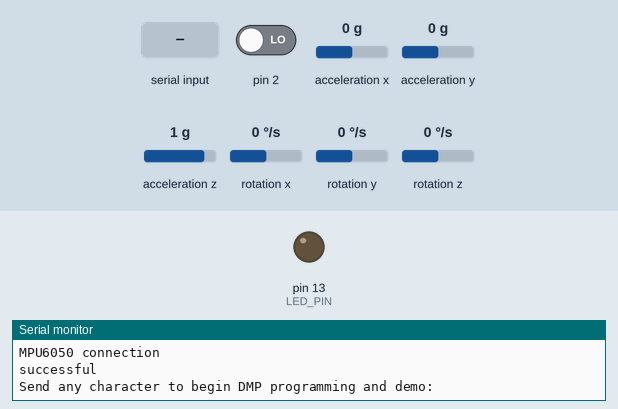
This sketch was run on a simulated Arduino Uno, built with avr-gcc and run on an emulated ATmega328P. On the bench: output pins drawn as LEDs (lit = HIGH), the last lines printed to the serial monitor. Dashed ring = blinking. Inputs (shaded band) come from the test bench; at power-on: acceleration x 0 g, acceleration y 0 g, acceleration z 1 g, rotation z 0 °/s, pin 2 LOW, rotation x 0 °/s, rotation y 0 °/s. The sensor or clock chip raises its interrupt line as the real part does.

Above: at 0.9 s.
1.0 s: "1" received over Serial
At 1.96 s:
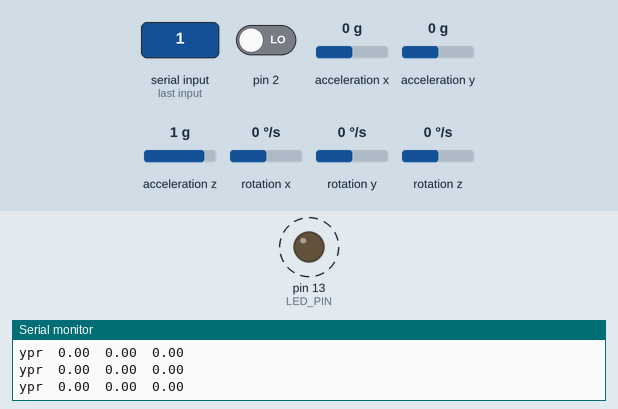
4.0 s: acceleration x set to -1.4 g
7.0 s: acceleration y set to 0.8 g
10.0 s: acceleration z set to -1.4 g
13.0 s: rotation z set to -192 °/s
Timing chart, 0 to 17.0 s (numbered marks = the images above; inputs shaded):
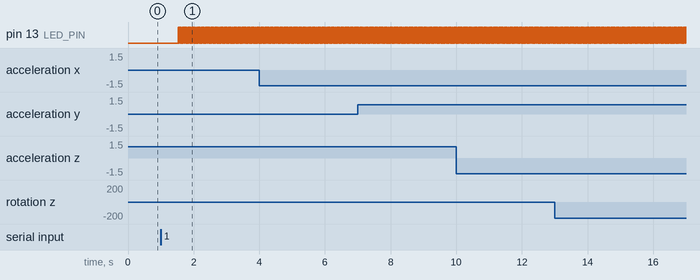

Measured:
- after the input at 1.0 s, pin 13 (LED_PIN): alternates HIGH for 0.02 s and LOW for 0.02 s, starting after 0.53 s

The sketch:

mpu6050_teapot.ino
```cpp
// I2C device class (I2Cdev) demonstration Arduino sketch for MPU6050 class
// using DMP (MotionApps v2.0)
// 6/21/2012 by Jeff Rowberg <jeff@rowberg.net>

/* ============================================
I2Cdev device library code is placed under the MIT license
Copyright (c) 2012 Jeff Rowberg

Permission is hereby granted, free of charge, to any person obtaining a copy
of this software and associated documentation files (the "Software"), to deal
in the Software without restriction, including without limitation the rights
to use, copy, modify, merge, publish, distribute, sublicense, and/or sell
copies of the Software, and to permit persons to whom the Software is
furnished to do so, subject to the following conditions:

The above copyright notice and this permission notice shall be included in
all copies or substantial portions of the Software.

THE SOFTWARE IS PROVIDED "AS IS", WITHOUT WARRANTY OF ANY KIND, EXPRESS OR
IMPLIED, INCLUDING BUT NOT LIMITED TO THE WARRANTIES OF MERCHANTABILITY,
FITNESS FOR A PARTICULAR PURPOSE AND NONINFRINGEMENT. IN NO EVENT SHALL THE
AUTHORS OR COPYRIGHT HOLDERS BE LIABLE FOR ANY CLAIM, DAMAGES OR OTHER
LIABILITY, WHETHER IN AN ACTION OF CONTRACT, TORT OR OTHERWISE, ARISING FROM,
OUT OF OR IN CONNECTION WITH THE SOFTWARE OR THE USE OR OTHER DEALINGS IN
THE SOFTWARE.
===============================================
*/

// I2Cdev and MPU6050 must be installed as libraries, or else the .cpp/.h files
// for both classes must be in the include path of your project
#include "I2Cdev.h"

#include "MPU6050_6Axis_MotionApps20.h"

// Arduino Wire library is required if I2Cdev I2CDEV_ARDUINO_WIRE implementation
// is used in I2Cdev.h
#if I2CDEV_IMPLEMENTATION == I2CDEV_ARDUINO_WIRE
    #include "Wire.h"
#endif

// class default I2C address is 0x68
// specific I2C addresses may be passed as a parameter here
// AD0 low = 0x68 (default for SparkFun breakout and InvenSense evaluation board)
// AD0 high = 0x69
MPU6050 mpu;
//MPU6050 mpu(0x69); // <-- use for AD0 high

/* =========================================================================
   NOTE: In addition to connection 3.3v, GND, SDA, and SCL, this sketch
   depends on the MPU-6050's INT pin being connected to the Arduino's
   external interrupt #0 pin. On the Arduino Uno and Mega 2560, this is
   digital I/O pin 2.

   For the Galileo Gen1/2 Boards, there is no INT pin support. Therefore
   the INT pin does not need to be connected, but you should work on getting
   the timing of the program right, so that there is no buffer overflow.
 * ========================================================================= */

/* =========================================================================
   NOTE: Arduino v1.0.1 with the Leonardo board generates a compile error
   when using Serial.write(buf, len). The Teapot output uses this method.
   The solution requires a modification to the Arduino USBAPI.h file, which
   is fortunately simple, but annoying. This will be fixed in the next IDE
   release. For more info, see these links:

   http://arduino.cc/forum/index.php/topic,109987.0.html
   http://code.google.com/p/arduino/issues/detail?id=958
 * ========================================================================= */


#define OUTPUT_READABLE_YAWPITCHROLL

// Unccomment if you are using an Arduino-Style Board
// #define ARDUINO_BOARD

// Uncomment if you are using a Galileo Gen1 / 2 Board
#define GALILEO_BOARD

#define LED_PIN 13      // (Galileo/Arduino is 13)
bool blinkState = false;

// MPU control/status vars
bool dmpReady = false;  // set true if DMP init was successful
uint8_t mpuIntStatus;   // holds actual interrupt status byte from MPU
uint8_t devStatus;      // return status after each device operation (0 = success, !0 = error)
uint16_t packetSize;    // expected DMP packet size (default is 42 bytes)
uint16_t fifoCount;     // count of all bytes currently in FIFO
uint8_t fifoBuffer[64]; // FIFO storage buffer

// orientation/motion vars
VectorFloat gravity;    // [x, y, z]            gravity vector
Quaternion q;           // [w, x, y, z]         quaternion container
float euler[3];         // [psi, theta, phi]    Euler angle container
float ypr[3];           // [yaw, pitch, roll]   yaw/pitch/roll container and gravity vector


// ================================================================
// ===               INTERRUPT DETECTION ROUTINE                ===
// ================================================================

// This function is not required when using the Galileo
volatile bool mpuInterrupt = false;     // indicates whether MPU interrupt pin has gone high
void dmpDataReady() {
    mpuInterrupt = true;
}


// ================================================================
// ===                      INITIAL SETUP                       ===
// ================================================================

void setup() {
    // join I2C bus (I2Cdev library doesn't do this automatically)
    #if I2CDEV_IMPLEMENTATION == I2CDEV_ARDUINO_WIRE
        Wire.begin();
//        int TWBR = 24; // 400kHz I2C clock (200kHz if CPU is 8MHz)
    #elif I2CDEV_IMPLEMENTATION == I2CDEV_BUILTIN_FASTWIRE
        Fastwire::setup(400, true);
    #endif

    Serial.begin(115200);
    while (!Serial);

    // initialize device
    Serial.println(F("Initializing I2C devices..."));
    mpu.initialize();

    // verify connection
    Serial.println(F("Testing device connections..."));
    Serial.println(F("MPU6050 connection "));
    Serial.print(mpu.testConnection() ? F("successful") : F("failed"));

    // wait for ready
    Serial.println(F("\nSend any character to begin DMP programming and demo: "));
    while (Serial.available() && Serial.read()); // empty buffer
    while (!Serial.available());                 // wait for data
    while (Serial.available() && Serial.read()); // empty buffer again

    // load and configure the DMP
    Serial.println(F("Initializing DMP..."));
    devStatus = mpu.dmpInitialize();

    // supply your own gyro offsets here, scaled for min sensitivity
    mpu.setXGyroOffset(177);
    mpu.setYGyroOffset(-61);
    mpu.setZGyroOffset(-1);
    mpu.setXAccelOffset(-452); // 1688 factory default for my test chip
    mpu.setYAccelOffset(2218); // 1688 factory default for my test chip
    mpu.setZAccelOffset(3374); // 1688 factory default for my test chip

    // make sure it worked (returns 0 if so)
    if (devStatus == 0) {
        // turn on the DMP, now that it's ready
        Serial.println(F("Enabling DMP..."));
        mpu.setDMPEnabled(true);

        // enable Arduino interrupt detection
        Serial.println(F("Enabling interrupt detection (Arduino external interrupt 0)..."));
        attachInterrupt(0, dmpDataReady, RISING);
        mpuIntStatus = mpu.getIntStatus();

        // set our DMP Ready flag so the main loop() function knows it's okay to use it
        Serial.println(F("DMP ready! Waiting for first interrupt..."));
        dmpReady = true;

        // get expected DMP packet size for later comparison
        packetSize = mpu.dmpGetFIFOPacketSize();
    } else {
        // ERROR!
        // 1 = initial memory load failed
        // 2 = DMP configuration updates failed
        // (if it's going to break, usually the code will be 1)
        Serial.print(F("DMP Initialization failed (code "));
        Serial.print(devStatus);
        Serial.println(F(")"));
    }

    // configure LED for output
    pinMode(LED_PIN, OUTPUT);
}


// ================================================================
// ===                    MAIN PROGRAM LOOP                     ===
// ================================================================

void loop() {
    // if programming failed, don't try to do anything
    if (!dmpReady) return;

    // wait for MPU interrupt or extra packet(s) available

    #ifdef ARDUINO_BOARD
        while (!mpuInterrupt && fifoCount < packetSize) {
        }
    #endif

    #ifdef GALILEO_BOARD
        delay(10);
    #endif

    // reset interrupt flag and get INT_STATUS byte
    mpuInterrupt = false;
    mpuIntStatus = mpu.getIntStatus();

    // get current FIFO count
    fifoCount = mpu.getFIFOCount();

    // check for overflow (this should never happen unless our code is too inefficient)
    if ((mpuIntStatus & 0x10) || fifoCount == 1024) {
        // reset so we can continue cleanly
        mpu.resetFIFO();
        Serial.println(F("FIFO overflow!"));

    // otherwise, check for DMP data ready interrupt (this should happen frequently)
    } else if (mpuIntStatus & 0x02) {
        // wait for correct available data length, should be a VERY short wait
        while (fifoCount < packetSize) fifoCount = mpu.getFIFOCount();

        // read a packet from FIFO
        mpu.getFIFOBytes(fifoBuffer, packetSize);

        // track FIFO count here in case there is > 1 packet available
        // (this lets us immediately read more without waiting for an interrupt)
        fifoCount -= packetSize;


        #ifdef OUTPUT_READABLE_YAWPITCHROLL
            // display Euler angles in degrees
            mpu.dmpGetQuaternion(&q, fifoBuffer);
            mpu.dmpGetGravity(&gravity, &q);
            mpu.dmpGetYawPitchRoll(ypr, &q, &gravity);
            Serial.print("ypr\t");
            Serial.print(ypr[0] * 180/M_PI);
            Serial.print("\t");
            Serial.print(ypr[1] * 180/M_PI);
            Serial.print("\t");
            Serial.println(ypr[2] * 180/M_PI);
        #endif

        // blink LED to indicate activity
        blinkState = !blinkState;
        digitalWrite(LED_PIN, blinkState);
    }
}
```
